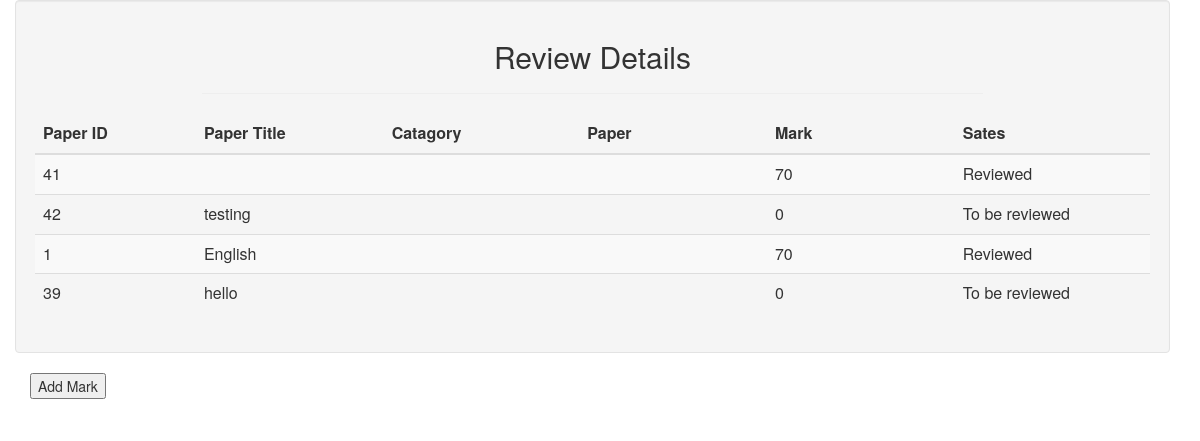
/editereview.php, run on the app's committed database.
### tables this page shows
CREATE TABLE IF NOT EXISTS `research_paper` (
  `PaperID` int(5) NOT NULL AUTO_INCREMENT,
  `AuthorMail` varchar(30) NOT NULL,
  `PaperTitle` varchar(50) NOT NULL,
  `Date` date NOT NULL,
  `mark` int(3) NOT NULL,
  `commentofReviewer` varchar(500) NOT NULL,
  `assignedReveiwer` varchar(5) NOT NULL,
  `firstName` varchar(250) NOT NULL,
  `middleName` varchar(250) NOT NULL,
  `lastName` varchar(250) NOT NULL,
  `organization` varchar(250) NOT NULL,
  `country` varchar(250) NOT NULL,
  `topicAriea` varchar(250) NOT NULL,
  `keyWord` varchar(250) NOT NULL,
  `abstract` varchar(250) NOT NULL,
  `optionalComment` varchar(250) NOT NULL,
  `contactName` varchar(250) NOT NULL,
  `contactNumber` int(11) NOT NULL,
  `recorrectPaperPath` varchar(30) DEFAULT NULL,
  `state` int(2) NOT NULL,
  `name` varchar(30) NOT NULL,
  `type` varchar(30) NOT NULL,
  `size` int(11) NOT NULL,
  `content` longblob NOT NULL,
  PRIMARY KEY (`AuthorMail`,`PaperTitle`),
  UNIQUE KEY `PaperID` (`PaperID`)
);

### editereview.php (the view, shortened to what this page needs)
<html lang="en">
<head>
  <link href="css/bootstrap.css" rel="stylesheet">
  <link href="css/bootstrap-responsive.css" rel="stylesheet">
</head>
<body>
<div class="container">
<div class="row">
    <div class="col-md-12">
    <div class="well">
      <h2 class="text-center">Review Details</h2>
      <hr width="70%">
        <table class="table table-striped">
          <thead>
            <tr>
              <th width="6%" align="left">Paper ID</th>
              <th width="7%" align="left">Paper Title</th>
              <th width="7%" align="left">Catagory</th>
              <th width="7%" align="center">Paper</th>
              <th width="7%" align="center">Mark</th>
              <th width="7%" align="center">Sates</th>
            </tr>
          </thead>
          <tbody>
            <?php
              $query = 'SELECT * FROM research_paper';
              $result = mysql_query($query);
              while ($row = mysql_fetch_array($result)) {
                echo ' <tr> ';
                echo ' <td> ';
                echo $row['PaperID'];
                echo ' <td> ';
                echo $row['PaperTitle'];
                echo ' <td> ';
                echo ' <td> ';
                echo ' <td> ';
                echo $row['mark'];
                echo ' <td> ';
                if($row['mark']==0) print "To be reviewed" ;
                    else print "Reviewed" ;
              }
              ?>
          </tbody>
        </table>
    </div>
  </div>
</div>
<form action="addMarks.php">
<input type="submit" value="Add Mark">
</form>
</div>
</html>

### data on the page
research_paper: PaperID "41", mark "70", shows "Reviewed"
research_paper: PaperID "42", PaperTitle "testing", mark "0", shows "To be reviewed"
research_paper: PaperID "1", PaperTitle "English", mark "70", shows "Reviewed"
research_paper: PaperID "39", PaperTitle "hello", mark "0", shows "To be reviewed"
